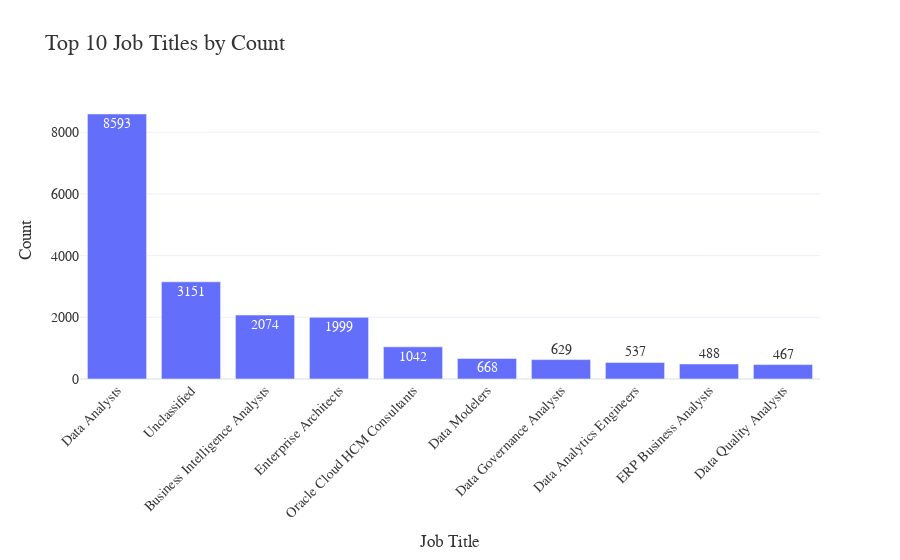

Notebook cell for this chart:
### Code cell
# Task 5: Top 10 Job Titles by Count 📊
top_titles = df['TITLE_NAME'].value_counts().nlargest(10).reset_index()
top_titles.columns = ['Job Title', 'Count']

fig = px.bar(top_titles, x='Job Title', y='Count',
             title='Top 10 Job Titles by Count',
             text='Count')

fig.update_layout(
    font=dict(family="Helvetica Neue", size=14, color="#333"),
    title_font=dict(size=22),
    xaxis_tickangle=-45
)

# Save and show
fig.write_image("output/top_10_job_titles.svg")
fig.show()

### Figure 1 — Plotly figure (JSON) as saved in the notebook; plotly's stock layout.template omitted (floating-point values rounded to 4 significant figures)
{"data": [{"alignmentgroup": "True", "hovertemplate": "Job Title=%{x}<br>Count=%{text}<extra></extra>", "legendgroup": "", "marker": {"color": "#636efa", "pattern": {"shape": ""}}, "name": "", "offsetgroup": "", "orientation": "v", "showlegend": false, "text": [8593, 3151, 2074, 1999, 1042, 668, 629, 537, 488, 467], "textposition": "auto", "type": "bar", "x": ["Data Analysts", "Unclassified", "Business Intelligence Analysts", "Enterprise Architects", "Oracle Cloud HCM Consultants", "Data Modelers", "Data Governance Analysts", "Data Analytics Engineers", "ERP Business Analysts", "Data Quality Analysts"], "xaxis": "x", "y": [8593, 3151, 2074, 1999, 1042, 668, 629, 537, 488, 467], "yaxis": "y"}], "layout": {"barmode": "relative", "font": {"color": "#333", "family": "Helvetica Neue", "size": 14}, "legend": {"tracegroupgap": 0}, "title": {"font": {"size": 22}, "text": "Top 10 Job Titles by Count"}, "xaxis": {"anchor": "y", "domain": [0, 1], "tickangle": -45, "title": {"text": "Job Title"}}, "yaxis": {"anchor": "x", "domain": [0, 1], "title": {"text": "Count"}}}}
